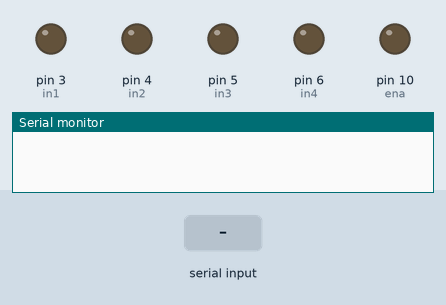
Simulated run of this sketch. Board: Arduino Uno, built with avr-gcc and run on an emulated ATmega328P. Parts: output pins drawn as LEDs (lit = HIGH), the last lines printed to the serial monitor. Inputs (shaded band) come from the test bench.

Above: at 1.2 s.
1.3 s: "a\n" received over Serial
At 2.4 s:
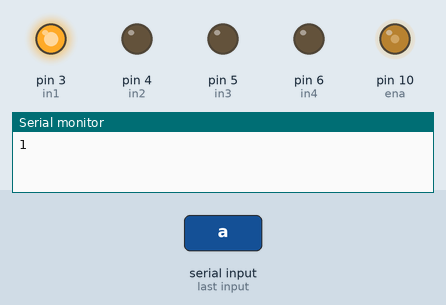
2.8 s: "s\n" received over Serial
At 3.5 s:
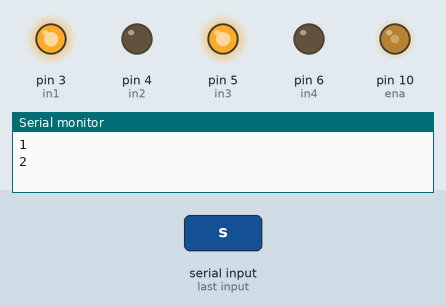
4.3 s: "d\n" received over Serial
At 4.7 s:
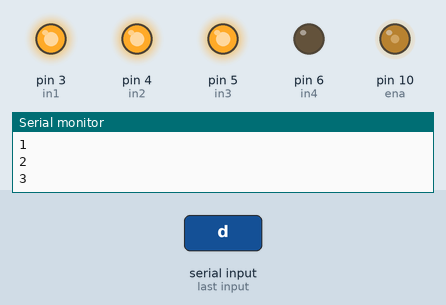
5.8 s: "j\n" received over Serial
At 7.0 s:
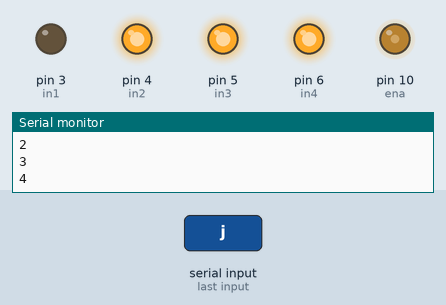
7.3 s: "l\n" received over Serial
At 8.2 s:
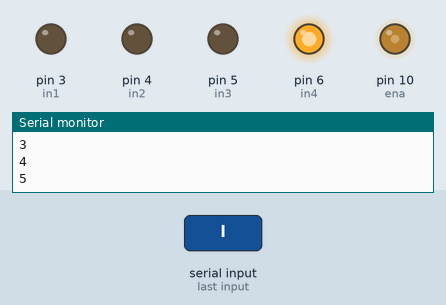
8.8 s: "k\n" received over Serial
At 9.3 s:
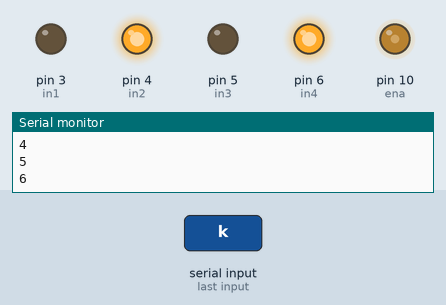
Timing chart, 0 to 11.3 s (numbered marks = the images above; inputs shaded):
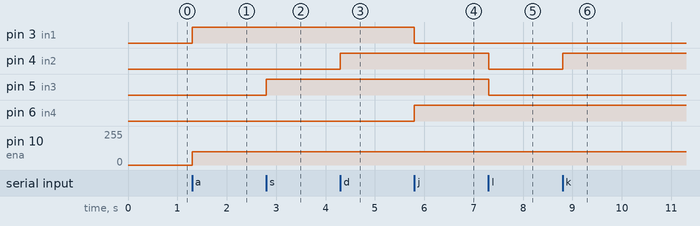

Measured:
- after the input at 1.3 s, pin 3 (in1): LOW → HIGH at once; pin 10 (ena): 0/255 → 100/255 at once
- after the input at 2.8 s, pin 5 (in3): LOW → HIGH at once
- after the input at 4.3 s, pin 4 (in2): LOW → HIGH at once
- after the input at 5.8 s, pin 3 (in1): HIGH → LOW at once; pin 6 (in4): LOW → HIGH at once
- after the input at 7.3 s, pin 4 (in2), pin 5 (in3): HIGH → LOW at once
- after the input at 8.8 s, pin 4 (in2): LOW → HIGH at once

The sketch:

icamp.ino
```cpp
/*
  BluetoohBasic:LEDONOFF-Avishkar
  Coder-MayooghGirish
  Website-http://bit.do/Avishkar
  DownloadtheApp:https://github.com/Mayoogh/Arduino-Bluetooth-Basic
  ThisprogramletsyoutocontrolaLEDonpin13ofarduinousingabluetoothmodule
*/
byte data = 1; //Variableforstoringreceiveddata
//controldirections
int in1 = 3;
int in2 = 4;
int in3 = 5;
int in4 = 6;
int ena = 10;
void setup()
{
  Serial.begin(9600); //Setsthebaudforserialdatatransmission
  pinMode(in1, OUTPUT);
  pinMode(in2, OUTPUT);
  pinMode(in3, OUTPUT);
  pinMode(in4, OUTPUT);
  pinMode(ena, OUTPUT);
}

void loop()
{
  if (Serial.available() > 0) //Senddataonlywhenyoureceivedata:
  {
    data = Serial.read(); //Readtheincomingdata&storeintodata Stringx=
    switch (data) {
      case'a':
        //fr
        Serial.print('1');
        digitalWrite(in1, HIGH);
        digitalWrite(in3, LOW);
        digitalWrite(in2, LOW);
        digitalWrite(in4, LOW);
        analogWrite(ena, 100);
        break;
      case's':
        //fn
        Serial.print('2');
        digitalWrite(in2, LOW);
        digitalWrite(in4, LOW);
        digitalWrite(in1, HIGH);
        digitalWrite(in3, HIGH);
        analogWrite(ena, 100);
        //correct
        break;
      case'd':
        //fl
        Serial.print('3');
        //CORRECT
        digitalWrite(in1, HIGH);
        digitalWrite(in3, HIGH);
        digitalWrite(in2, HIGH);
        digitalWrite(in4, LOW);
        analogWrite(ena, 100);
        break;
      case'j':
        //br
        Serial.print('4');
        digitalWrite(in1, LOW);
        digitalWrite(in3, HIGH);
        digitalWrite(in2, HIGH);
        digitalWrite(in4, HIGH);
        analogWrite(ena, 100);
        break;
      case'l':
        //bl
        Serial.print('5');
        digitalWrite(in1, LOW);
        digitalWrite(in3, LOW);
        digitalWrite(in2, LOW);
        digitalWrite(in4, HIGH);
        analogWrite(ena, 100);
        break;
      case'k':
        //bn
        Serial.print('6');
        digitalWrite(in2, HIGH);
        digitalWrite(in4, HIGH);
        digitalWrite(in1, LOW);
        digitalWrite(in3, LOW);
        analogWrite(ena, 100);
        break;
      case'z':
        //fr
        Serial.print('1');
        digitalWrite(in1, HIGH);
        digitalWrite(in3, LOW);
        digitalWrite(in2, LOW);
        digitalWrite(in4, LOW);
        analogWrite(ena, 255);
        break;
      case'x':
        //fn
        Serial.print('2');
        digitalWrite(in2, LOW);
        digitalWrite(in4, LOW);
        digitalWrite(in1, HIGH);
        digitalWrite(in3, HIGH);
        analogWrite(ena, 255);
        //correct
        break;
      case'c':
        //fl
        Serial.print('3');
        //CORRECT
        digitalWrite(in1, HIGH);
        digitalWrite(in3, HIGH);
        digitalWrite(in2, HIGH);
        digitalWrite(in4, LOW);
        analogWrite(ena, 255);
        break;
      case'v':
        //br
        Serial.print('4');
        digitalWrite(in1, LOW);
        digitalWrite(in3, HIGH);
        digitalWrite(in2, HIGH);
        digitalWrite(in4, HIGH);
        analogWrite(ena, 255);
        break;
      case'n':
        //bl
        Serial.print('5');
        digitalWrite(in1, LOW);
        digitalWrite(in3, LOW);
        digitalWrite(in2, LOW);
        digitalWrite(in4, HIGH);
        analogWrite(ena, 255);
        break;
      case'b':
        //bn
        Serial.print('6');
        digitalWrite(in2, HIGH);
        digitalWrite(in4, HIGH);
        digitalWrite(in1, LOW);
        digitalWrite(in3, LOW);
        analogWrite(ena, 255);
        break;
      case'q':
        Serial.print('7');
        digitalWrite(in1, LOW);
        digitalWrite(in3, LOW);
        digitalWrite(in2, LOW);
        digitalWrite(in4, LOW);
        analogWrite(ena, 255);
        break;
    }
    Serial.print("\n");
  }
}
```
